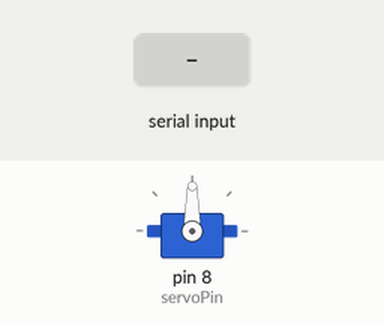
Recording of a sketch running on a simulated Arduino Uno, built with avr-gcc and run on an emulated ATmega328P. On the bench: servo. The inputs (shaded band) are chosen by the test bench.

Above: at 1.2 s.
1.3 s: "servo," received over Serial
At 2.7 s:
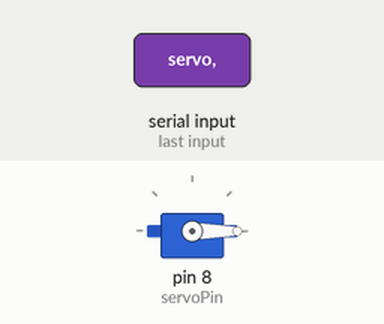
Timing chart, 0 to 4.3 s (numbered marks = the images above; inputs shaded):
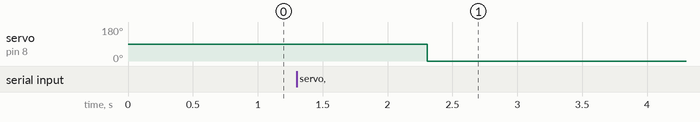

Measured:
- after the input at 1.3 s, servo on pin 8 (servoPin): 90° → 0° after 1.0 s

The sketch:

animatronic.ino
```cpp
#include <Servo.h>
Servo myServo;

const int servoPin = 8;

void setup() {
  myServo.attach(servoPin);
  Serial.begin(9600);

  myServo.write(90);
}

void loop() {
  String data = Serial.readStringUntil(',');

  if (data == "servo") {
    int rotation = Serial.readStringUntil('\n').toInt();
    myServo.write(rotation);
  }
}
```
